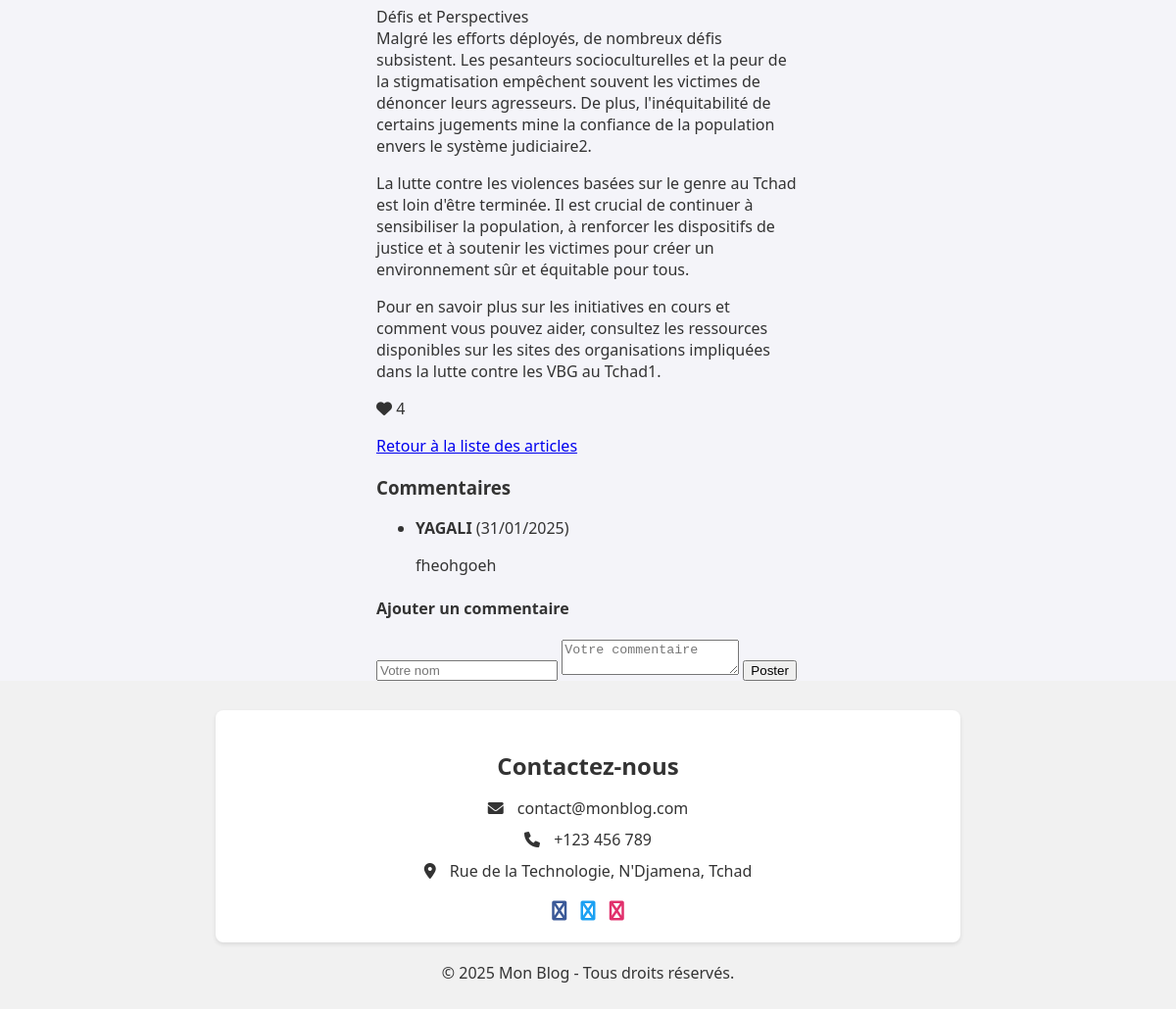
The page /article/8/ (lower part) on the database as committed earlier.
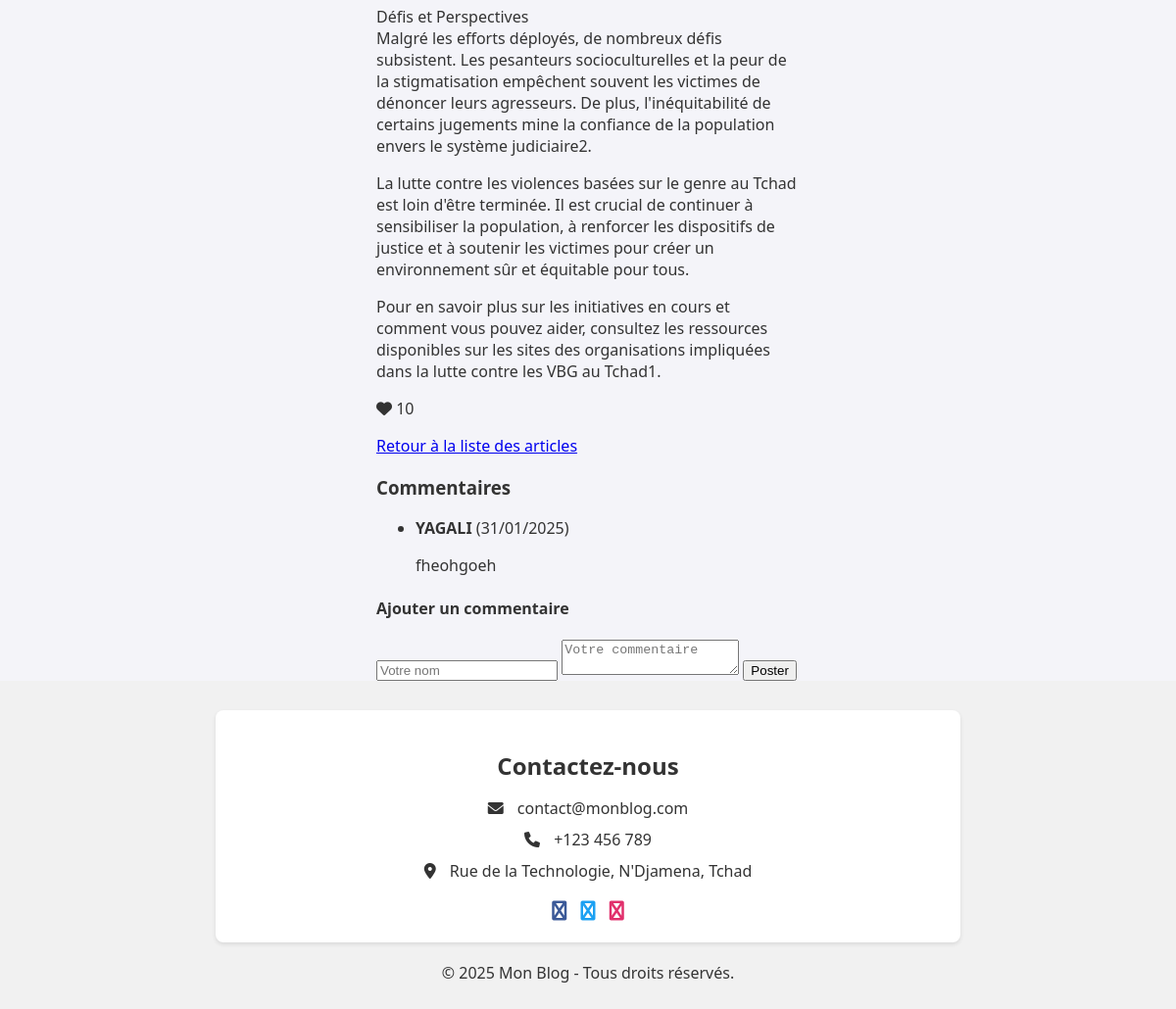
The same page on the database as committed later.
### blog/models.py (models this page shows, shortened)
class Article(models.Model):
    titre = models.CharField(max_length=200)
    contenu = models.TextField()
    date_publication = models.DateTimeField(auto_now_add=True)
    likes = models.PositiveIntegerField(default=0)

### blog/views.py (the view)
# urls.py: path('article/<int:article_id>/', views.detail_article, name='detail_article'),  # Page de détail
def detail_article(request, article_id):
    article = get_object_or_404(Article, id=article_id)  # Récupérer l'article ou retourner 404
    return render(request, 'detail_article.html', {'article': article})

### blog/templates/detail_article.html (shortened to what this page needs)
<!DOCTYPE html>
<html lang="fr">
<head>
    <link rel="stylesheet" href="https://cdnjs.cloudflare.com/ajax/libs/font-awesome/6.0.0-beta3/css/all.min.css">
</head>
<body>
    <main class="container">
        <div class="container">
            <p class="aricle-contenu">{{ article.contenu|linebreaks }}</p>
            <i id="like-icon" class="fas fa-heart like-icon"></i> <span id="like-count">{{ article.likes }}</span>
            <p><a href="{% url 'liste_articles' %}">Retour à la liste des articles</a></p>
            <h3>Commentaires</h3>
            <div class="comments-section">
                <ul>
                    {% for commentaire in article.commentaires.all|slice:":3"%}
                    <li>
                        <strong>{{ commentaire.auteur }}</strong> ({{ commentaire.date_commentaire|date:"d/m/Y" }})
                        <p>{{ commentaire.contenu }}</p>
                    </li>
                    {% empty %}
                    <li>Aucun commentaire pour l'instant. Soyez le premier !</li>
                    {% endfor %}
                </ul>
            </div>
            <h4>Ajouter un commentaire</h4>
            <div class="comment-form">
                <form method="POST" action="{% url 'ajouter_commentaire' article.id %}">
                    <input type="text" name="auteur" placeholder="Votre nom" required>
                    <textarea name="contenu" placeholder="Votre commentaire" required></textarea>
                    <button type="submit">Poster</button>
                </form>
            </div>
        </div>
    </main>
    <footer>
        <div id="contact" class="contact">
            <h2>Contactez-nous</h2>
            <ul class="contact-info">
                <li><i class="fas fa-envelope"></i> contact@monblog.com</li>
                <li><i class="fas fa-phone"></i> +123 456 789</li>
                <li><i class="fas fa-map-marker-alt"></i> Rue de la Technologie, N'Djamena, Tchad</li>
            </ul>
            <div class="social-links">
                <a href="#" class="fa fa-facebook"></a>
                <a href="#" class="fa fa-twitter"></a>
                <a href="#" class="fa fa-instagram"></a>
            </div>
        </div>
        <p>&copy; 2025 Mon Blog - Tous droits réservés.</p>
    </footer>
</body>
</html>

Rows that differ between the two databases and show on the page:
changed Article: likes "4" → "10"
